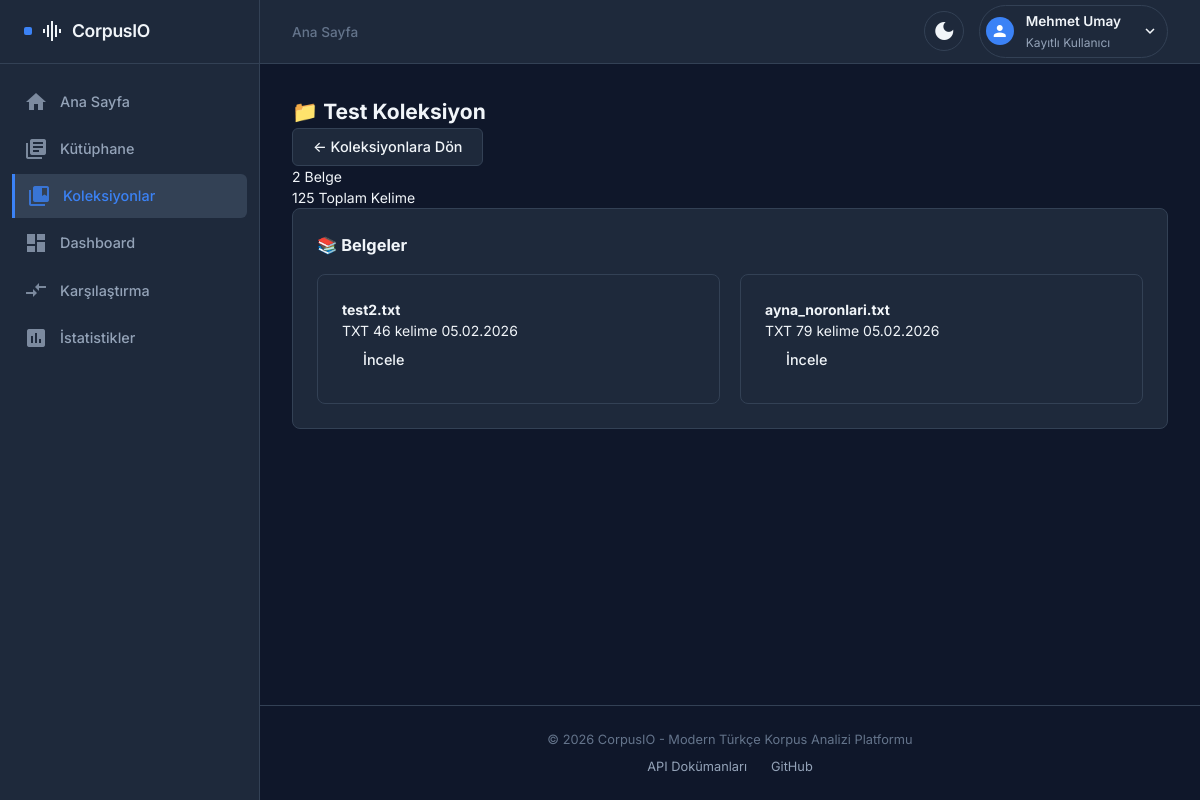
Page /collections/1/ (signed in) on the committed database.
### corpus/models.py (models this page shows, shortened)
class UserProfile(models.Model):
    ROLE_CHOICES = [
        ('anonymous', 'Anonim Kullanıcı'),  # Not in DB, conceptual
        ('registered', 'Kayıtlı Kullanıcı'),
        ('verified', 'Doğrulanmış Araştırmacı'),
        ('developer', 'Geliştirici (API Erişimi)'),
        ('admin', 'Sistem Yöneticisi'),
    ]
    VERIFICATION_STATUS_CHOICES = [
        ('pending', 'Beklemede'),
        ('approved', 'Onaylandı'),
        ('rejected', 'Reddedildi'),
    ]
    user = models.OneToOneField(
        User,
        on_delete=models.CASCADE,
        related_name='profile',
        verbose_name="Kullanıcı"
    )
    role = models.CharField(
        max_length=20,
        choices=ROLE_CHOICES,
        default='registered',
        verbose_name="Rol"
    )
    institution = models.CharField(
        max_length=255,
        blank=True,
        verbose_name="Kurum"
    )
    orcid = models.CharField(
        max_length=50,
        blank=True,
        verbose_name="ORCID ID",
        help_text="ORCID kimliği (örn: 0000-0002-1234-5678)"
    )
    research_purpose = models.TextField(
        blank=True,
        verbose_name="Araştırma Amacı",
        help_text="Korpusu neden kullanmak istiyorsunuz?"
    )
    verification_status = models.CharField(
        max_length=20,
        choices=VERIFICATION_STATUS_CHOICES,
        default='pending',
        verbose_name="Doğrulama Durumu"
    )
    verified_at = models.DateTimeField(
        null=True,
        blank=True,
        verbose_name="Doğrulama Tarihi"
    )
    verified_by = models.ForeignKey(
        User,
        null=True,
        blank=True,
        on_delete=models.SET_NULL,
        related_name='verified_users',
        verbose_name="Doğrulayan Admin"
    )
    api_key = models.CharField(
        max_length=64,
        blank=True,
        unique=True,
        null=True,
        verbose_name="API Anahtarı"
    )
    api_quota_daily = models.IntegerField(
        default=1000,
        verbose_name="Günlük API Kotası"
    )
    api_calls_today = models.IntegerField(
        default=0,
        verbose_name="Bugünkü API Çağrıları"
    )
    api_last_reset = models.DateField(
        auto_now_add=True,
        verbose_name="API Sayacı Sıfırlama"
    )
    export_quota_mb = models.IntegerField(
        default=5,
        verbose_name="Aylık Export Kotası (MB)",
        help_text="Registered: 5MB, Verified: 100MB"
    )
    export_used_mb = models.DecimalField(
        max_digits=10,
        decimal_places=2,
        default=Decimal('0.00'),
        verbose_name="Kullanılan Export (MB)"
    )
    export_last_reset = models.DateField(
        auto_now_add=True,
        verbose_name="Export Sayacı Sıfırlama"
    )
    queries_today = models.IntegerField(
        default=0,
        verbose_name="Bugünkü Sorgular"
    )
    query_last_reset = models.DateField(
        auto_now_add=True,
        verbose_name="Sorgu Sayacı Sıfırlama"
    )
    terms_accepted = models.BooleanField(
        default=False,
        verbose_name="Kullanım Koşulları Kabul Edildi"
    )
    terms_accepted_at = models.DateTimeField(
        null=True,
        blank=True,
        verbose_name="Koşulların Kabul Tarihi"
    )
    created_at = models.DateTimeField(auto_now_add=True, verbose_name="Kayıt Tarihi")
    updated_at = models.DateTimeField(auto_now=True, verbose_name="Güncellenme")
    class Meta:
        verbose_name = "Kullanıcı Profili"
        verbose_name_plural = "Kullanıcı Profilleri"
        ordering = ['-created_at']

class Document(models.Model):
    filename = models.CharField(max_length=255, verbose_name="Dosya Adı")
    file = models.FileField(upload_to='documents/%Y/%m/', verbose_name="Dosya")
    format = models.CharField(max_length=10, verbose_name="Format")
    upload_date = models.DateTimeField(default=timezone.now, verbose_name="Yüklenme Tarihi")
    processed = models.BooleanField(default=False, verbose_name="İşlendi mi?")
    author = models.CharField(max_length=255, blank=True, verbose_name="Yazar")
    genre = models.CharField(max_length=100, blank=True, verbose_name="Tür")
    language = models.CharField(max_length=10, default='tr', verbose_name="Dil")
    source = models.CharField(max_length=255, blank=True, verbose_name="Kaynak")
    GRADE_LEVEL_CHOICES = [
        ('PRE', 'Okul Öncesi'),
        ('1', '1. Sınıf'),
        ('2', '2. Sınıf'),
        ('3', '3. Sınıf'),
        ('4', '4. Sınıf'),
        ('5', '5. Sınıf'),
        ('6', '6. Sınıf'),
        ('7', '7. Sınıf'),
        ('8', '8. Sınıf'),
        ('9', '9. Sınıf'),
        ('10', '10. Sınıf'),
        ('11', '11. Sınıf'),
        ('12', '12. Sınıf'),
        ('UNI', 'Üniversite/Akademik'),
        ('GEN', 'Genel/Yetişkin'),
    ]
    grade_level = models.CharField(
        max_length=10,
        choices=GRADE_LEVEL_CHOICES,
        blank=True,
        null=True,
        verbose_name="Sınıf Seviyesi"
    )
    subject = models.CharField(max_length=100, blank=True, verbose_name="Ders/Alan")
    publisher = models.CharField(max_length=255, blank=True, verbose_name="Yayınevi")
    publication_year = models.IntegerField(null=True, blank=True, verbose_name="Basım Yılı")
    isbn = models.CharField(max_length=20, blank=True, verbose_name="ISBN")
    metadata = models.JSONField(
        default=dict,
        blank=True,
        verbose_name="Ek Metadata",
        help_text="Diğer detaylar (JSON)"
    )
    tags = models.ManyToManyField(
        Tag,
        related_name='documents',
        blank=True,
        verbose_name="Etiketler"
    )
    class Meta:
        ordering = ['-upload_date']
        verbose_name = "Belge"
        verbose_name_plural = "Belgeler"
    def get_word_count(self):
        if hasattr(self, 'content') and self.content.cleaned_text:
            return len(self.content.cleaned_text.split())
        return 0

class Content(models.Model):
    document = models.OneToOneField(
        Document,
        on_delete=models.CASCADE,
        related_name='content',
        verbose_name="Belge"
    )
    raw_text = models.TextField(blank=True, verbose_name="Ham Metin")
    cleaned_text = models.TextField(blank=True, verbose_name="Temiz Metin")
    class Meta:
        verbose_name = "İçerik"
        verbose_name_plural = "İçerikler"

### corpus/collections.py (models this page shows, shortened)
class Collection(models.Model):
    name = models.CharField(max_length=200, verbose_name="Koleksiyon Adı")
    description = models.TextField(blank=True, verbose_name="Açıklama")
    documents = models.ManyToManyField(
        Document,
        related_name='collections',
        verbose_name="Belgeler"
    )
    created_at = models.DateTimeField(auto_now_add=True, verbose_name="Oluşturulma")
    class Meta:
        verbose_name = "Koleksiyon"
        verbose_name_plural = "Koleksiyonlar"
        ordering = ['-created_at']
    def get_document_count(self):
        return self.documents.count()
    def get_total_words(self):
        total = 0
        for doc in self.documents.all():
            total += doc.get_word_count()
        return total

### corpus/collection_views.py (the view)
# urls.py: path('collections/<int:coll_id>/', collection_views.collection_detail_view, name='collection_detail'),
@login_required
def collection_detail_view(request, coll_id):
    collection = get_object_or_404(Collection, id=coll_id)
    context = {
        'collection': collection,
        'documents': collection.documents.all(),
        'active_tab': 'collections'
    }
    return render(request, 'corpus/collection_detail.html', context)

### corpus/permissions.py (called while the page is built)
def get_user_role_value(user):
    if not user or not user.is_authenticated:
        return ROLE_VALUES['anonymous']
    if user.is_superuser:
        return ROLE_VALUES['admin']
    try:
        profile = user.profile
    except Exception:
        from .models import UserProfile
        initial_role = 'admin' if user.is_superuser else 'registered'
        profile = UserProfile.objects.create(user=user, role=initial_role)
    role_map = {
        'registered': ROLE_VALUES['registered'],
        'verified': ROLE_VALUES['verified'],
        'developer': ROLE_VALUES['developer'],
        'admin': ROLE_VALUES['admin'],
    }
    return role_map.get(profile.role, ROLE_VALUES['registered'])

def has_role(user, required_role):
    user_value = get_user_role_value(user)
    required_value = ROLE_VALUES.get(required_role, 0)
    return user_value >= required_value

def user_can_upload_documents(user):
    return has_role(user, 'verified')

def get_role_display_name(user):
    role_value = get_user_role_value(user)
    display_names = {
        ROLE_VALUES['anonymous']: 'Misafir',
        ROLE_VALUES['registered']: 'Kayıtlı Kullanıcı',
        ROLE_VALUES['verified']: 'Doğrulanmış Araştırmacı',
        ROLE_VALUES['developer']: 'Geliştirici',
        ROLE_VALUES['admin']: 'Yönetici',
    }
    for threshold in sorted(ROLE_VALUES.values(), reverse=True):
        if role_value >= threshold:
            return display_names.get(threshold, 'Bilinmeyen')
    return 'Misafir'

### corpus/templatetags/auth_extras.py (called while the page is built)
@register.filter(name='has_group')
def has_group(user, group_name):
    if not user.is_authenticated:
        return False
    return user.groups.filter(name=group_name).exists()

@register.filter(name='can_upload')
def can_upload_filter(user):
    return user_can_upload_documents(user)

@register.filter(name='access_level')
def access_level(user):
    return get_role_display_name(user)

### templates/corpus/collection_detail.html (shortened to what this page needs)
{% extends "corpus/base.html" %}
{% block content %}
<div class="header-with-action">
    <div>
        <h2>📁 {{ collection.name }}</h2>
    </div>
    <a href="{% url 'corpus:collections' %}" class="btn btn-secondary">← Koleksiyonlara Dön</a>
</div>
<div class="metrics-row">
    <div class="metric">
        <span class="metric-value">{{ collection.get_document_count }}</span>
        <span class="metric-label">Belge</span>
    </div>
    <div class="metric">
        <span class="metric-value">{{ collection.get_total_words }}</span>
        <span class="metric-label">Toplam Kelime</span>
    </div>
</div>
<div class="card">
    <h3>📚 Belgeler</h3>
    <div class="documents-grid" style="margin-top: 1rem;">
        {% for doc in documents %}
        <div class="card document-card">
            <h4>{{ doc.filename }}</h4>
            <div class="document-meta">
                <span>{{ doc.format }}</span>
                <span>{{ doc.get_word_count }} kelime</span>
                <span>{{ doc.upload_date|date:"d.m.Y" }}</span>
            </div>
            {% if doc.processed %}
            <a href="{% url 'corpus:analysis' doc.id %}" class="btn btn-small">İncele</a>
            {% endif %}
        </div>
        {% endfor %}
    </div>
</div>
{% endblock %}

### templates/corpus/base.html (shortened to what this page needs)
{% load static %}
<!DOCTYPE html>
<html lang="tr">
<head>
    <link rel="stylesheet" href="{% static 'css/styles.css' %}?v=3">
</head>
<body>
    <aside class="sidebar">
        <div class="sidebar-header">
            <a href="{% url 'corpus:home' %}" class="logo-link">
                <h2 class="sidebar-logo"><span class="material-icons">graphic_eq</span> CorpusIO</h2>
            </a>
        </div>
        <nav class="sidebar-nav">
            <a href="{% url 'corpus:home' %}" class="nav-item {% if active_tab == 'home' %}active{% endif %}">
                <span class="material-icons nav-icon">home</span>
                <span class="nav-text">Ana Sayfa</span>
            </a>
            {% load auth_extras %}
            <a href="{% url 'corpus:library' %}" class="nav-item {% if active_tab == 'library' %}active{% endif %}">
                <span class="material-icons nav-icon">library_books</span>
                <span class="nav-text">Kütüphane</span>
            </a>
            {% if user.is_authenticated %}
            <a href="{% url 'corpus:collections' %}"
                class="nav-item {% if active_tab == 'collections' %}active{% endif %}">
                <span class="material-icons nav-icon">collections_bookmark</span>
                <span class="nav-text">Koleksiyonlar</span>
            </a>
            <a href="{% url 'corpus:dashboard' %}" class="nav-item {% if active_tab == 'dashboard' %}active{% endif %}">
                <span class="material-icons nav-icon">dashboard</span>
                <span class="nav-text">Dashboard</span>
            </a>
            <a href="{% url 'corpus:comparison' %}"
                class="nav-item {% if active_tab == 'comparison' %}active{% endif %}">
                <span class="material-icons nav-icon">compare_arrows</span>
                <span class="nav-text">Karşılaştırma</span>
            </a>
            <a href="{% url 'corpus:statistics' %}"
                class="nav-item {% if active_tab == 'statistics' %}active{% endif %}">
                <span class="material-icons nav-icon">assessment</span>
                <span class="nav-text">İstatistikler</span>
            </a>
            {% endif %}
        </nav>
    </aside>
    <div class="main-wrapper">
        <header class="top-header">
            <div class="breadcrumb">
                {% block breadcrumb %}
                <a href="{% url 'corpus:home' %}">Ana Sayfa</a>
                {% endblock %}
            </div>
            <div style="display: flex; align-items: center; gap: 15px;">
                <div class="theme-switcher">
                    <button class="theme-btn" onclick="toggleThemeMenu()" title="Tema Değiştir">
                        <span class="material-icons theme-icon">palette</span>
                    </button>
                </div>
                <div class="profile-section">
                    {% if user.is_authenticated %}
                    {% load auth_extras %}
                    <div class="profile-dropdown" onclick="toggleDropdown()">
                        <div class="profile-avatar">
                            <span class="material-icons" style="font-size: 18px;">person</span>
                        </div>
                        <div class="profile-info">
                            <span class="profile-name">{{ user.get_full_name|default:user.username }}</span>
                            <span class="profile-role">{{ request.user|access_level }}</span>
                        </div>
                        <span class="material-icons dropdown-arrow"
                            style="font-size: 18px; margin-left: 8px;">expand_more</span>
                    </div>
                    {% endif %}
                </div>
            </div>
        </header>
        <main class="content-area">
            {% block content %}{% endblock %}
        </main>
        <footer class="footer">
            <p>&copy; 2026 CorpusIO - Modern Türkçe Korpus Analizi Platformu</p>
            <div class="footer-links">
                <a href="/api/docs/" target="_blank">API Dokümanları</a>
                <a href="https://github.com/iatagun/OCRchestra" target="_blank">GitHub</a>
            </div>
        </footer>
    </div>
</body>
</html>

### rows in the picture
Collection: name "Test Koleksiyon", get_document_count "2", get_total_words "125"
Document: filename "test2.txt", format "TXT", get_word_count "46", upload_date "05.02.2026", processed "İncele"
Document: filename "ayna_noronlari.txt", format "TXT", get_word_count "79", upload_date "05.02.2026", processed "İncele"

### other values in the picture
{{ user.get_full_name|default:user.username }} "Mehmet Umay"
{{ request.user|access_level }} "Kayıtlı Kullanıcı"
